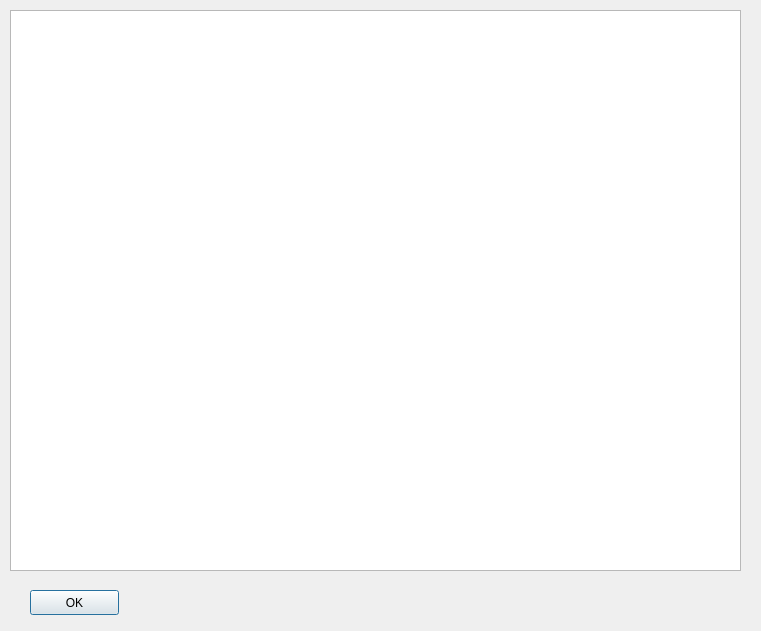
<?xml version="1.0" encoding="UTF-8"?>
<ui version="4.0">
 <class>Dialog</class>
 <widget class="QDialog" name="Dialog">
  <property name="geometry">
   <rect>
    <x>0</x>
    <y>0</y>
    <width>761</width>
    <height>631</height>
   </rect>
  </property>
  <property name="windowTitle">
   <string>Dialog</string>
  </property>
  <widget class="QTableWidget" name="tableWidget">
   <property name="geometry">
    <rect>
     <x>10</x>
     <y>10</y>
     <width>731</width>
     <height>561</height>
    </rect>
   </property>
  </widget>
  <widget class="QPushButton" name="pushButton">
   <property name="geometry">
    <rect>
     <x>30</x>
     <y>590</y>
     <width>89</width>
     <height>25</height>
    </rect>
   </property>
   <property name="text">
    <string>OK</string>
   </property>
  </widget>
 </widget>
 <resources/>
 <connections>
  <connection>
   <sender>pushButton</sender>
   <signal>clicked()</signal>
   <receiver>Dialog</receiver>
   <slot>accept()</slot>
   <hints>
    <hint type="sourcelabel">
     <x>73</x>
     <y>605</y>
    </hint>
    <hint type="destinationlabel">
     <x>214</x>
     <y>601</y>
    </hint>
   </hints>
  </connection>
 </connections>
</ui>
